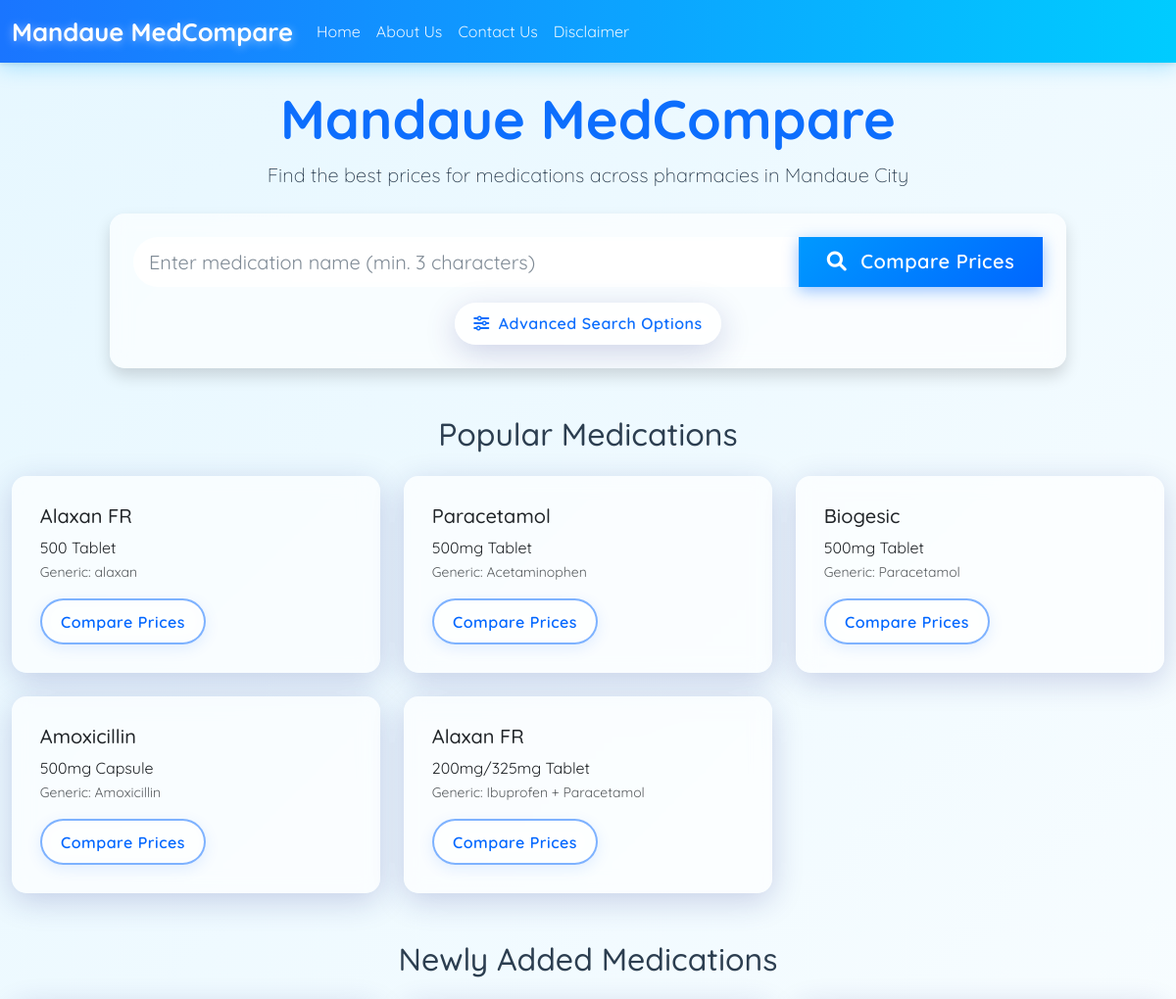
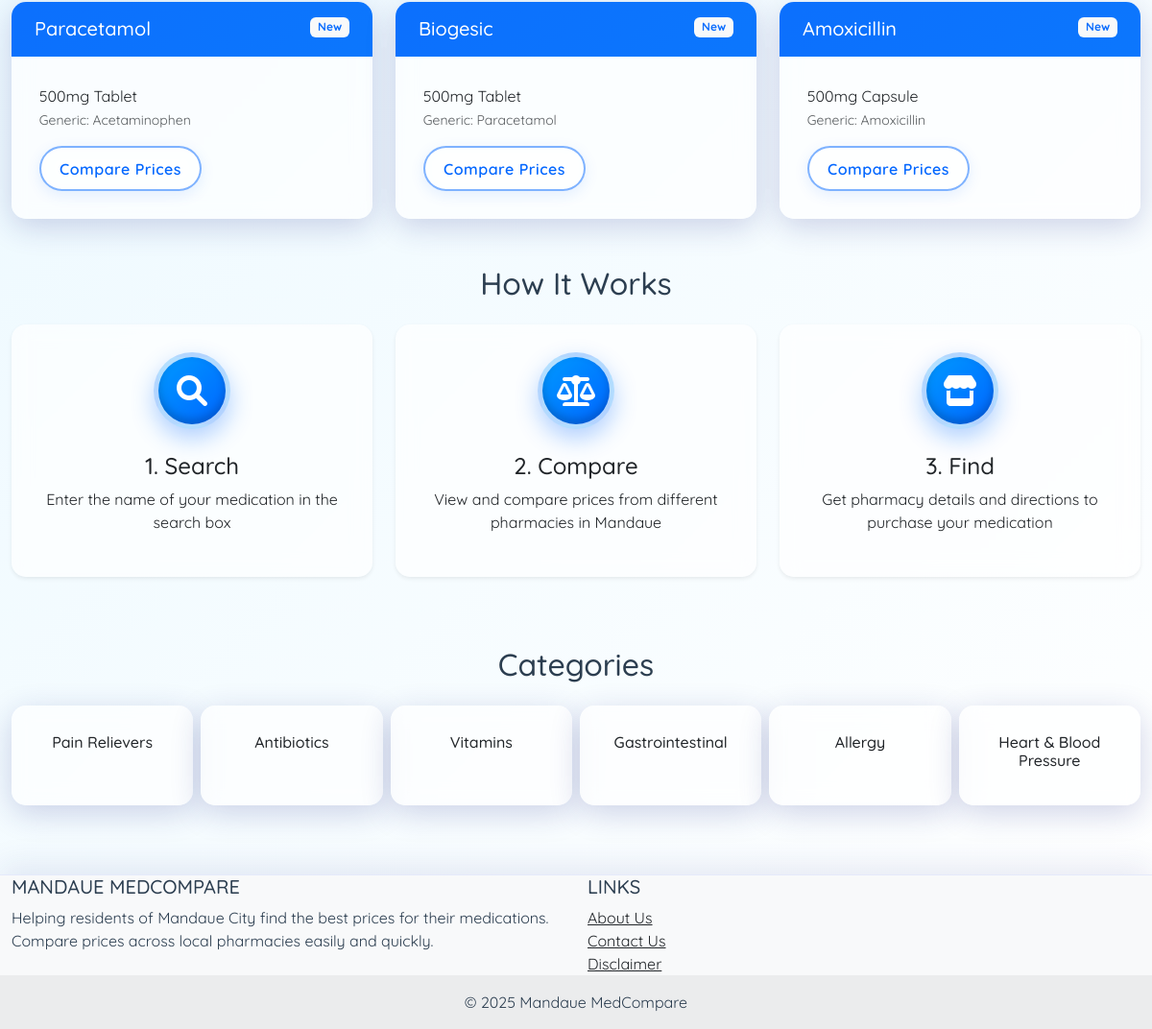
The app's page /user/index.php with its own data (2 pictures, top to bottom).
### tables this page shows
CREATE TABLE `medications` (
  `id` int(11) NOT NULL,
  `name` varchar(255) NOT NULL,
  `generic_name` varchar(255) DEFAULT NULL,
  `dosage` varchar(100) NOT NULL,
  `form` varchar(100) NOT NULL,
  `description` text DEFAULT NULL,
  `created_at` timestamp NOT NULL DEFAULT current_timestamp(),
  `updated_at` timestamp NOT NULL DEFAULT current_timestamp() ON UPDATE current_timestamp()
);

### includes/db.php (called while the page is built, shortened)
<?php
require_once 'config.php';
class Database {
    private $connection;
    private static $instance = null;
    private function __construct() {
        $this->connection = new mysqli(DB_HOST, DB_USER, DB_PASS, DB_NAME);
        $this->connection->set_charset('utf8');
    }
    public static function getInstance() {
        if (self::$instance == null) {
            self::$instance = new Database();
        }
        return self::$instance;
    }
    public function query($sql) {
        return $this->connection->query($sql);
    }
}
?>

### user/includes/functions.php (called while the page is built, shortened)
<?php
require_once __DIR__ . '/../../includes/db.php';
function getPopularMedications($limit = 5) {
    $db = Database::getInstance();
    $result = $db->query("
        SELECT m.* FROM medications m
        LEFT JOIN medication_prices mp ON m.id = mp.medication_id
        GROUP BY m.id
        ORDER BY m.created_at DESC, COUNT(mp.id) DESC
        LIMIT $limit
    ");
    $medications = [];
    while ($row = $result->fetch_assoc()) {
        $medications[] = $row;
    }
    return $medications;
}
function getNewlyAddedMedications($limit = 3) {
    $db = Database::getInstance();
    $result = $db->query("
        SELECT m.*, COUNT(mp.id) as price_count
        FROM medications m
        LEFT JOIN medication_prices mp ON m.id = mp.medication_id
        GROUP BY m.id
        HAVING price_count > 0
        ORDER BY m.created_at DESC
        LIMIT $limit
    ");
    $medications = [];
    while ($row = $result->fetch_assoc()) {
        $medications[] = $row;
    }
    return $medications;
}
function getMedicationCategories() {
    return [
        'Pain Relievers',
        'Antibiotics',
        'Vitamins',
        'Gastrointestinal',
        'Allergy',
        'Heart & Blood Pressure'
    ];
}
?>

### includes/config.php (called while the page is built, shortened)
<?php
function sanitize($input) {
    return htmlspecialchars(trim($input), ENT_QUOTES, 'UTF-8');
}
?>

### user/index.php (the view, shortened to what this page needs)
<?php
require_once 'includes/functions.php';
include_once 'includes/header.php';
$popularMedications = getPopularMedications();
?>
    <div class="row justify-content-center mb-5">
        <div class="col-md-10 text-center">
            <h1 class="display-4 fw-bold text-primary">Mandaue MedCompare</h1>
            <p class="lead">Find the best prices for medications across pharmacies in Mandaue City</p>
            <div class="card shadow mt-4">
                <div class="card-body p-4">
                    <form action="search.php" method="GET" class="search-form">
                        <div class="input-group input-group-lg">
                            <input type="text" class="form-control" name="q"
                                placeholder="Enter medication name (min. 3 characters)" required minlength="3">
                            <button class="btn btn-primary" type="submit">
                                <i class="fas fa-search me-2"></i> Compare Prices
                            </button>
                        </div>
                    </form>
                    <div class="text-center mt-3">
                        <a href="manual_search.php" class="btn btn-link text-decoration-none">
                            <i class="fas fa-sliders-h me-1"></i> Advanced Search Options
                        </a>
                    </div>
                </div>
            </div>
        </div>
    </div>
    <div class="row mt-5">
        <div class="col-12">
            <h2 class="text-center mb-4">Popular Medications</h2>
            <div class="row row-cols-1 row-cols-md-3 g-4">
                <?php foreach ($popularMedications as $medication): ?>
                    <div class="col">
                        <div class="card h-100 hover-shadow">
                            <div class="card-body">
                                <h5 class="card-title"><?php echo sanitize($medication['name']); ?></h5>
                                <p class="card-text">
                                    <?php echo sanitize($medication['dosage'] . ' ' . $medication['form']); ?>
                                    <?php if (!empty($medication['generic_name'])): ?>
                                        <br><small class="text-muted">Generic:
                                            <?php echo sanitize($medication['generic_name']); ?></small>
                                    <?php endif; ?>
                                </p>
                                <a href="search.php?q=<?php echo urlencode($medication['name']); ?>"
                                    class="btn btn-outline-primary">Compare Prices</a>
                            </div>
                        </div>
                    </div>
                <?php endforeach; ?>
            </div>
        </div>
    </div>
    <div class="row mt-5">
        <div class="col-12">
            <h2 class="text-center mb-4">Newly Added Medications</h2>
            <div class="row row-cols-1 row-cols-md-3 g-4">
                <?php foreach (getNewlyAddedMedications() as $medication): ?>
                    <div class="col">
                        <div class="card h-100 hover-shadow border-primary">
                            <div class="card-header bg-primary text-white">
                                <span class="badge bg-light text-primary float-end">New</span>
                                <h5 class="card-title mb-0"><?php echo sanitize($medication['name']); ?></h5>
                            </div>
                            <div class="card-body">
                                <p class="card-text">
                                    <?php echo sanitize($medication['dosage'] . ' ' . $medication['form']); ?>
                                    <?php if (!empty($medication['generic_name'])): ?>
                                        <br><small class="text-muted">Generic:
                                            <?php echo sanitize($medication['generic_name']); ?></small>
                                    <?php endif; ?>
                                </p>
                                <a href="search.php?q=<?php echo urlencode($medication['name']); ?>"
                                    class="btn btn-outline-primary">Compare Prices</a>
                            </div>
                        </div>
                    </div>
                <?php endforeach; ?>
            </div>
        </div>
    </div>
    <div class="row mt-5">
        <div class="col-12">
            <h2 class="text-center mb-4">How It Works</h2>
            <div class="row">
                <div class="col-md-4 text-center">
                    <div class="card mb-4 shadow-sm">
                        <div class="card-body">
                            <div class="rounded-circle bg-primary text-white mx-auto mb-4 d-flex align-items-center justify-content-center"
                                style="width: 80px; height: 80px;">
                                <i class="fas fa-search fa-2x"></i>
                            </div>
                            <h4>1. Search</h4>
                            <p>Enter the name of your medication in the search box</p>
                        </div>
                    </div>
                </div>
                <div class="col-md-4 text-center">
                    <div class="card mb-4 shadow-sm">
                        <div class="card-body">
                            <div class="rounded-circle bg-primary text-white mx-auto mb-4 d-flex align-items-center justify-content-center"
                                style="width: 80px; height: 80px;">
                                <i class="fas fa-balance-scale fa-2x"></i>
                            </div>
                            <h4>2. Compare</h4>
                            <p>View and compare prices from different pharmacies in Mandaue</p>
                        </div>
                    </div>
                </div>
                <div class="col-md-4 text-center">
                    <div class="card mb-4 shadow-sm">
                        <div class="card-body">
                            <div class="rounded-circle bg-primary text-white mx-auto mb-4 d-flex align-items-center justify-content-center"
                                style="width: 80px; height: 80px;">
                                <i class="fas fa-store fa-2x"></i>
                            </div>
                            <h4>3. Find</h4>
                            <p>Get pharmacy details and directions to purchase your medication</p>
                        </div>
                    </div>
                </div>
            </div>
        </div>
    </div>
    <div class="row mt-5">
        <div class="col-12">
            <h2 class="text-center mb-4">Categories</h2>
            <div class="row row-cols-2 row-cols-md-3 row-cols-lg-6 g-2">
                <?php foreach (getMedicationCategories() as $category): ?>
                    <div class="col">
                        <div class="card text-center h-100">
                            <div class="card-body">
                                <h6 class="card-title"><?php echo sanitize($category); ?></h6>
                            </div>
                        </div>
                    </div>
                <?php endforeach; ?>
            </div>
        </div>
    </div>
<?php include_once 'includes/footer.php'; ?>

### assets/css/styles.css (style rules this page uses)
body { background: linear-gradient(135deg, #e6f7ff 0%, #ffffff 100%); color: #2c3e50; font-family: 'Quicksand', 'Segoe UI', sans-serif; }
.card, .btn, .form-control, .dropdown-menu, .alert { backdrop-filter: blur(10px); -webkit-backdrop-filter: blur(10px); background-color: rgba(255, 255, 255, 0.65); border: 1px solid rgba(148, 176, 255, 0.3); box-shadow: 0 8px 32px 0 rgba(31, 38, 135, 0.2); }
.search-form .form-control { border-radius: 50px 0 0 50px; height: 3.2rem; border: none; background-color: rgba(255, 255, 255, 0.7); color: #2c3e50; backdrop-filter: blur(5px); -webkit-backdrop-filter: blur(5px); box-shadow: inset 0 0 10px rgba(255, 255, 255, 0.1); transition: all 0.3s ease; }
.search-form .form-control::placeholder { color: rgba(44, 62, 80, 0.6); }
.search-form .btn { border-radius: 0 50px 50px 0; height: 3.2rem; background: linear-gradient(135deg, #0099ff 0%, #0066ff 100%); border: none; padding-left: 1.8rem; padding-right: 1.8rem; box-shadow: 0 4px 15px rgba(0, 102, 255, 0.4); transition: all 0.3s ease; }
.card { border: none; border-radius: 15px; transition: transform 0.4s ease, box-shadow 0.4s ease; overflow: hidden; }
.card-header { background: linear-gradient(135deg, rgba(0, 123, 255, 0.1) 0%, rgba(0, 192, 255, 0.1) 100%); font-weight: 600; border-bottom: 1px solid rgba(0, 140, 255, 0.2); padding: 1rem 1.5rem; }
.card-body { padding: 1.8rem; }
.btn { border-radius: 50px; padding: 0.6rem 1.2rem; font-weight: 600; letter-spacing: 0.5px; transition: all 0.3s ease; border: none; }
.btn-primary { background: linear-gradient(135deg, #0099ff 0%, #0066ff 100%); box-shadow: 0 4px 15px rgba(0, 102, 255, 0.4); }
.btn-outline-primary { background: rgba(255, 255, 255, 0.1); color: #0066ff !important; border: 2px solid rgba(0, 102, 255, 0.5); box-shadow: 0 4px 15px rgba(0, 102, 255, 0.1); }
.rounded-circle { width: 90px; height: 90px; background: linear-gradient(135deg, #0099ff 0%, #0066ff 100%); box-shadow: 0 10px 25px rgba(0, 102, 255, 0.3), inset 0 -5px 10px rgba(0, 0, 0, 0.2); border: 5px solid rgba(255, 255, 255, 0.7); }

### records on screen
medications: name "Alaxan FR", dosage+form "500 Tablet", generic_name "alaxan"
medications: name "Paracetamol", dosage+form "500mg Tablet", generic_name "Acetaminophen"
medications: name "Biogesic", dosage+form "500mg Tablet", generic_name "Paracetamol"
medications: name "Amoxicillin", dosage+form "500mg Capsule", generic_name "Amoxicillin"
medications: name "Alaxan FR", dosage+form "200mg/325mg Tablet", generic_name "Ibuprofen + Paracetamol"

### other values on screen
APP_NAME "Mandaue MedCompare"
$category "Pain Relievers"
$category "Antibiotics"
$category "Vitamins"
$category "Gastrointestinal"
$category "Allergy"
$category "Heart & Blood Pressure"
APP_NAME "MANDAUE MEDCOMPARE"
